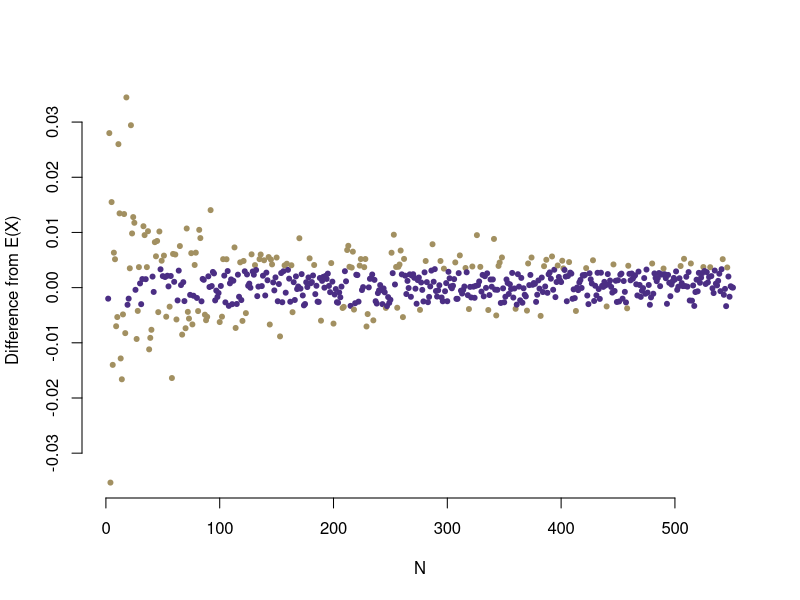

Here is the R script that generated this plot:

## Set up environment
N <- 0 
X <- 0 
V <- NA

## Main loop will run until the mean it hits the expected value --
## The the assumption is that with more numbers, the means will --
## become closer and closer to the mean until they converge 
while (X != .682){ 
  N <- N + 100
  S <- 0 
  X <- 0 
  Y <- 0 
  for (i in rnorm(N)){ 
    if (i < 1 & i > -1){ 
      S <- S + 1 
    }
  }
  X <- S / N 
  Y <- X - 0.682
  V <- c(V,Y) 
}

## Create simple plot to visually check the law of large numbers
plot(V, 
  pch = 20, frame = FALSE,
  xlab = "N", ylab = "Difference from E(X)", col = ifelse (V < .0034 & V > -.0034, "#4B2E84", "#A29061"))
